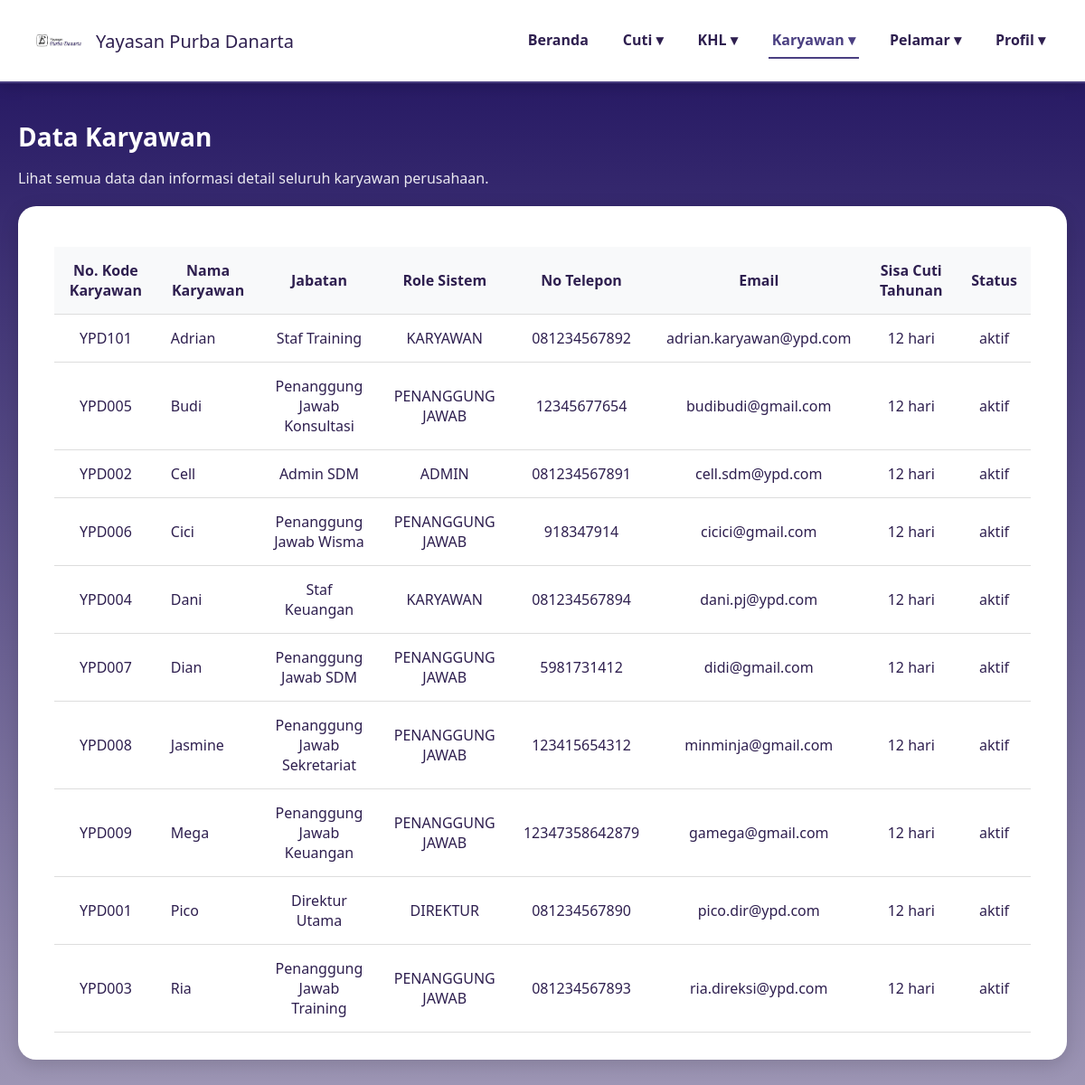
/data_karyawan_direktur.php, run on an earlier commit of the app's database.
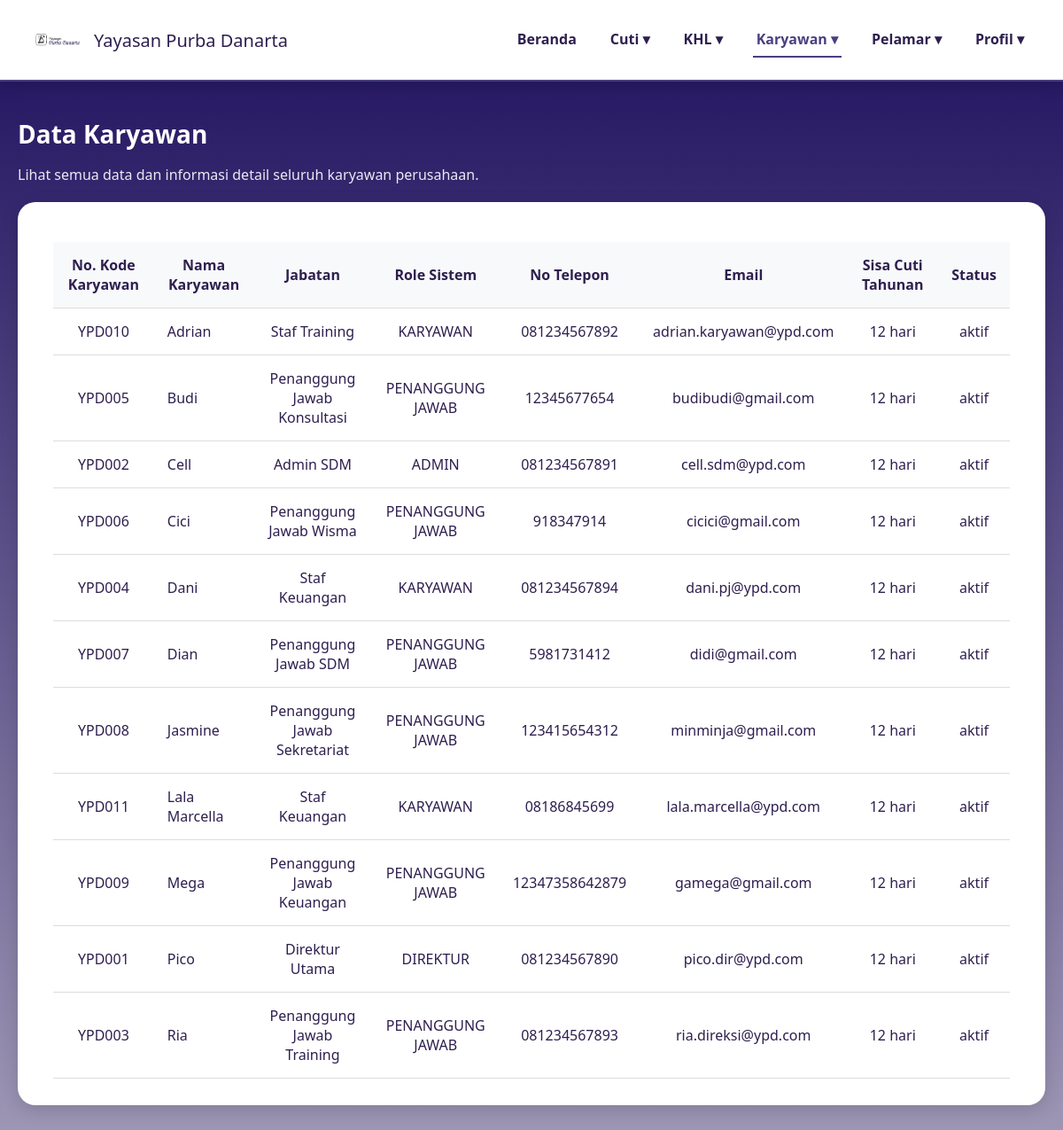
And on a later commit of the database.
### tables this page shows
CREATE TABLE `data_karyawan` (
  `id_karyawan` int(11) NOT NULL,
  `kode_karyawan` varchar(20) NOT NULL,
  `nama_lengkap` varchar(100) NOT NULL,
  `email` varchar(100) NOT NULL,
  `password` varchar(255) NOT NULL,
  `jabatan` varchar(50) NOT NULL,
  `divisi` varchar(50) NOT NULL,
  `role` enum('karyawan','direktur','admin','penanggung jawab') NOT NULL DEFAULT 'karyawan',
  `no_telp` varchar(20) DEFAULT NULL,
  `sisa_cuti_tahunan` int(3) DEFAULT 12,
  `sisa_cuti_lustrum` int(3) DEFAULT 5,
  `status_aktif` enum('aktif','non_aktif') NOT NULL DEFAULT 'aktif',
  `created_at` timestamp NOT NULL DEFAULT current_timestamp()
);

### data_karyawan_direktur.php (the view, shortened to what this page needs)
<?php
require 'config.php';
$query_data_karyawan = "
    SELECT
        kode_karyawan,
        nama_lengkap,
        jabatan,
        role,
        no_telp,
        email,
        sisa_cuti_tahunan,
        status_aktif
    FROM data_karyawan
    ORDER BY nama_lengkap ASC";
$result_karyawan = $conn->query($query_data_karyawan);
?>
<!DOCTYPE html>
<html lang="id">
<head>
    <link rel="stylesheet" href="https://cdnjs.cloudflare.com/ajax/libs/font-awesome/6.4.0/css/all.min.css">
</head>
<body>
    <header>
      <div class="logo">
        <img src="image/namayayasan.png" alt="Logo Yayasan">
        <span>Yayasan Purba Danarta</span>
      </div>
      <nav>
        <ul>
            <li><a href="dashboarddirektur.php">Beranda</a></li>
            <li><a href="#">Cuti ▾</a>
            </li>
            <li><a href="#">KHL ▾</a>
            </li>
            <li class="nav-active"><a href="#">Karyawan ▾</a>
            </li>
            <li><a href="#">Pelamar ▾</a>
            </li>
            <li><a href="#">Profil ▾</a>
            </li>
        </ul>
      </nav>
    </header>
    <main>
        <h1>Data Karyawan</h1>
        <p class="info-text">Lihat semua data dan informasi detail seluruh karyawan perusahaan.</p>
        <div class="card">
            <div class="data-table-container">
                <table class="data-table">
                    <thead>
                        <tr>
                            <th>No. Kode Karyawan</th>
                            <th>Nama Karyawan</th>
                            <th>Jabatan</th>
                            <th>Role Sistem</th>
                            <th>No Telepon</th>
                            <th>Email</th>
                            <th>Sisa Cuti Tahunan</th>
                            <th>Status</th>
                        </tr>
                    </thead>
                    <tbody>
                        <?php if ($result_karyawan->num_rows > 0): ?>
                            <?php while($row = $result_karyawan->fetch_assoc()): ?>
                                <tr>
                                    <td><?= htmlspecialchars($row['kode_karyawan']) ?></td>
                                    <td><?= htmlspecialchars($row['nama_lengkap']) ?></td>
                                    <td><?= htmlspecialchars($row['jabatan']) ?></td>
                                    <td><?= htmlspecialchars(strtoupper($row['role'])) ?></td>
                                    <td><?= htmlspecialchars($row['no_telp']) ?></td>
                                    <td><?= htmlspecialchars($row['email']) ?></td>
                                    <td><?= htmlspecialchars($row['sisa_cuti_tahunan']) ?> hari</td>
                                    <td><?= htmlspecialchars($row['status_aktif']) ?></td>
                                </tr>
                            <?php endwhile; ?>
                        <?php else: ?>
                            <tr>
                                <td colspan="8" style="text-align: center;">Tidak ada data karyawan ditemukan di database.</td>
                            </tr>
                        <?php endif; ?>
                    </tbody>
                </table>
            </div>
        </div>
    </main>
</body>
</html>

What changed in the data, as far as the page shows it:
changed data_karyawan "Adrian": kode_karyawan "YPD101" → "YPD010"
added data_karyawan: kode_karyawan "YPD011", nama_lengkap "Lala Marcella", jabatan "Staf Keuangan", role "KARYAWAN", no_telp "08186845699", email "lala.marcella@ypd.com", sisa_cuti_tahunan "12", status_aktif "aktif"
